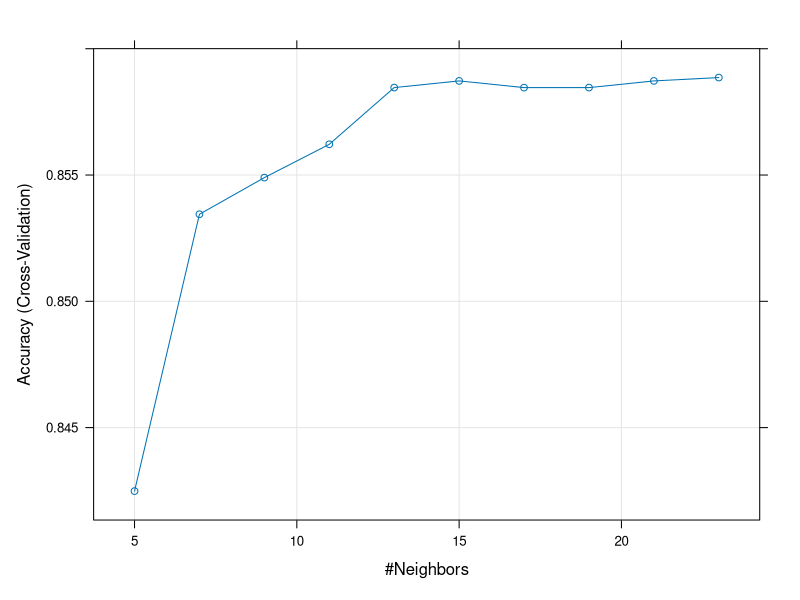

Source code (R): (Note: this script raises an error after producing the figure.)
## ---- chunk 1
df <- read.csv("songs.csv")
## ---- chunk 2
summary(df) # yeah we do need to scale 

sc <- scale(df[,1:33])
sc<- as.data.frame(sc)
df[,1:33] <- sc
## ---- chunk 3
library(caret)
set.seed(1)
cntrl<- trainControl(method = "cv", number = 10)
knn_c <- train(Top10~., data = df, method ="knn",
               trControl = cntrl,  preProcess = c("center", "scale"), tuneLength = 10)
plot(knn_c) # k= 15
## ---- chunk 4
library(class)
index<- createDataPartition(df$Top10, p =.8, list = F)
train <- df[index,]
test <- df[-index,]

knn1 <- knn(train = train[,-34], cl = train$Top10, k = 15, test = test[,-34])
attr(knn_p, "prob")
knn_p <- knn(train = train[,-34], cl = train$Top10, k = 15, test = test[,-34], prob = T)
my_data <- data.frame(class = knn1, probs = attr(knn_p, "prob"))
head(my_data)

## ---- chunk 5

## ---- chunk 6

## ---- chunk 7

## ---- chunk 8
library(e1071)
model_NB<-naiveBayes(Top10~., data=Train, laplace=1)
## ---- chunk 9

